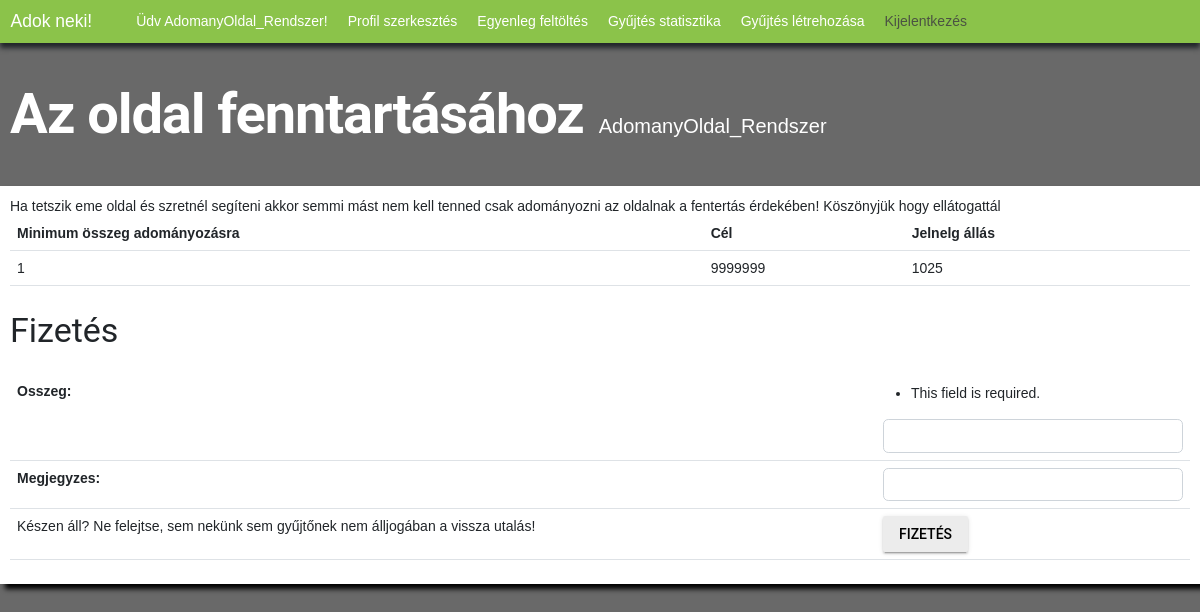
The page /gyujtes/10/ (signed in) on the database its author committed.
### app/models.py (models this page shows, shortened)
class gyujtes(models.Model):
    publikalo = models.ForeignKey(
        settings.AUTH_USER_MODEL, on_delete=models.CASCADE)
    cim = models.CharField(max_length=255)
    leiras = models.TextField()
    promocios = models.BooleanField(default=False)
    minAr = models.IntegerField(null=False)
    cel = models.IntegerField()
    jelenleg = models.IntegerField(default=0)
    datumIdo_UTC = models.DateTimeField(default=timezone.now())
    celDatum = models.DateTimeField(null=True)
    class Meta:
        ordering = ["id"]

### app/views.py (the view)
def gyujtesReszlet(request, gyujtesID):
    print(f"gyujtesReszlet pramétere: {gyujtesID}")
    gyujtesID = gyujtesID
    print(f"gyujtesReszlet paramétere utólag: {gyujtesID}")
    gyujtesReszletek = gyujtes.objects.get(id=gyujtesID)
    if request.method == "POST":
        fizetesElbiralasa = fizetesForm(request.POST)
        if fizetesElbiralasa.is_valid():
            fizetendo = fizetesElbiralasa.cleaned_data["osszeg"]
            print(fizetendo)
            megjegyzes = fizetesElbiralasa.cleaned_data["megjegyzes"]
            print(megjegyzes)
            sikeresFizetes = False
            adomanyozoFelh = felhasznalo.objects.get(becenev=request.user.id)
            gyujtesTargy = gyujtes.objects.get(id=gyujtesID)
            if adomanyozoFelh.egyenleg >= fizetendo and gyujtesTargy.minAr <= fizetendo:
                sikeresFizetes = True
                print(sikeresFizetes)
                adomanyozoFelh.egyenleg -= fizetendo
                gyujtesTargy.jelenleg += fizetendo
                adomanyGyujto = felhasznalo.objects.get(
                    becenev=gyujtesTargy.publikalo_id)
                adomanyGyujto.egyenleg += fizetendo
                gyujtesTargy.save()
                adomanyozoFelh.save()
                adomanyGyujto.save()
                fizetesMentes = fizetes.objects.create(ki=adomanyozoFelh.becenev, gyujtesnek=gyujtes.objects.get(
                    id=gyujtesID), mennyit=fizetendo, megjegyzes=megjegyzes)
                fizetesMentes.save()
                sikeresFizetes = True
                return redirect("home")
            else:
                sikeresFizetes = False
                return HttpResponse("A vásárlásod sikertelen! Előfordulhat nem volt elég egyenleged vagy a minimumnél kevesebbet adományoztál! Lépj vissza é Próbált újra!")
    else:
        fizetesElbiralasa = fizetesForm(request.POST)
    elerteCel_EXT(gyujtesReszletek.id)
    return render(request, "templates/app/gyujtesReszlet.html", {"cim": "Adok neki! - "+gyujtesReszletek.cim, "gyujtesReszletek": gyujtesReszletek, "form": fizetesElbiralasa})

### app/forms.py
class fizetesForm(forms.Form):
    osszeg = forms.IntegerField(required=True)
    megjegyzes = forms.CharField(required=False, max_length=254)
    def __init__(self, *args, **kwargs) -> None:
        super(fizetesForm, self).__init__(*args, **kwargs)
        for visible in self.visible_fields():
            visible.field.widget.attrs["class"] = "form-control"

### app/views.py (called while the page is built)
def elerteCel_EXT(cel):
    print("elérte e gyűjtés a célját?")
    gyujtesEll = gyujtes.objects.get(id=cel)
    if gyujtesEll.cel <= gyujtesEll.jelenleg:
        print("Igen")
        jelenlegiDatum = timezone.now()
        gyujtesEll.celDatum = jelenlegiDatum
        gyujtesEll.save()
    else:
        print("Nem")

### app/templates/app/gyujtesReszlet.html (shortened to what this page needs)
{% extends "templates/app/layout/layout_nav.html" %}
{% block content %}
<div id="koszonto">
    <h1 id="oldalcim">{{gyujtesReszletek.cim}}</h1><span id="bejelentkezettFelh">{{gyujtesReszletek.publikalo}}</span>
</div>
{% if user.is_authenticated %}
<div id="doboz">
    <div id="leiras">
        <span>{{gyujtesReszletek.leiras}}</span>
    </div>
    <table id="reszletTabla" class="table">
        <thead>
            <th scope="col">Minimum összeg adományozásra</th>
            <th scope="col">Cél</th>
            <th scope="col">Jelnelg állás</th>
        </thead>
        <tbody>
            <tr>
                <td scope="row">{{gyujtesReszletek.minAr}}</td>
                <td scope="row">{{gyujtesReszletek.cel}}</td>
                <td scope="row">{{gyujtesReszletek.jelenleg}}</td>
            </tr>
        </tbody>
    </table>
    <h3 id="fizetes">Fizetés</h3>
    <div>
        <table class="table">
            <form action="" method="post">
                {{form.as_table}}
                <tr>
                    <td scope="row">Készen áll? Ne felejtse, sem nekünk sem gyűjtőnek nem álljogában a vissza utalás!
                    </td>
                    <td><input type="submit" value="Fizetés" class="mdl-button mdl-js-button mdl-button--raised"></td>
                </tr>
            </form>
        </table>
    </div>
</div>
{% endif %}
{% endblock %}

### app/templates/app/layout/layout_nav.html (shortened to what this page needs)
{% extends "templates/app/layout/layout_head.html"%}
{%block navbar%}
<nav class="navbar navbar-expand-lg bg-primary">
    <div class="container-fluid">
        <a href="{% url 'kezdolap' %}" id="kezdolapVissza" class="navbar-brand">Adok neki!</a>
        <div class="collapse navbar-collapse" id="navbarNavDropdown">
            {% if user.is_authenticated%}
            <ul class="navbar-nav">
                <li class="nav-item">
                </li>
                <li><a href="{%url 'profil'%}" id="ugras" class="nav-item">Üdv {{request.user.username}}!</a></li>
                <li><a href="{%url 'profilSzerk'%}" id="ugras" class="nav-item">Profil szerkesztés</a></li>
                <li><a href="{%url 'egyenlegFel'%}" id="ugras" class="nav-item">Egyenleg feltöltés</a></li>
                <li><a href="{%url 'gyujtesStat'%}" id="ugras" class="nav-item">Gyűjtés statisztika</a></li>
                <li><a href="{%url 'ujGyujtes'%}" id="ugras" class="nav-item">Gyűjtés létrehozása</a></li>
                <li>
                    <a href="{% url 'kijelentkezes'%}" class="mdl-navigation__link nav-item">Kijelentkezés</a>
                </li>
            </ul>
            {%else%}
            <ul class="navbar-nav">
                <li class="nav-item">
                    <a href="{% url 'bejelentkezes' %}" class="mdl-navigation__link">Bejelentkezés</a>
                </li>
            </ul>
            {%endif%}
        </div>
    </div>
</nav>
{%endblock%}

### app/static/app/main_style.css (style rules this page uses)
body { background-color: #696969; }
#oldalcim { color: white; font-weight: 700; padding: 10px; }
#kezdolapVissza { color: white; text-decoration-line:none; }
#doboz { background-color: white; padding: 10px; box-shadow: 5px 5px 5px black; }
#ugras { color: white; text-decoration-line: none; }
table { width:-moz-available }
.navbar { box-shadow: 0px 5px 5px; }
.navbar-nav .nav-item { padding: 0 10px 0 10px; }
#koszonto { display: flex; align-content: center; align-items:baseline; flex-direction:row; }
#bejelentkezettFelh { color: white; font-size: 20px; padding: 0 0 0 5px; }

### rows shown on the page
gyujtes: cim "Az oldal fenntartásához", publikalo "AdomanyOldal_Rendszer", leiras "Ha tetszik eme oldal és szretnél segíteni akkor semmi mást nem kell tenned csak adományozni az oldalnak a fentertás érdekében! Köszönyjük hogy ellátogattál", minAr "1", cel "9999999", jelenleg "1025"

### other values the page prints
{{ request.user.username }} "AdomanyOldal_Rendszer"
